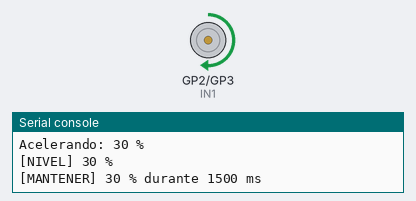
Bench run of a program on a simulated Raspberry Pi Pico running MicroPython. Parts: motor-driver pin pairs drawn as motors (green arrow = first pin HIGH = forward, orange = second pin HIGH = backward, longer = more drive, scaled by the enable pin), the last lines printed to the serial console.

Above: at 2.7 s.
At 16.6 s:
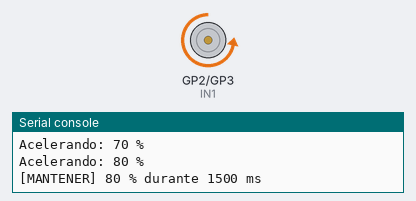
At 27.5 s:
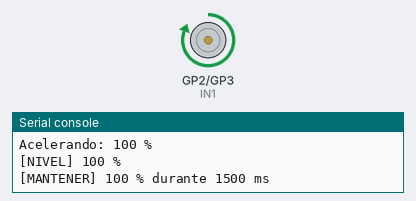
At 38.4 s:
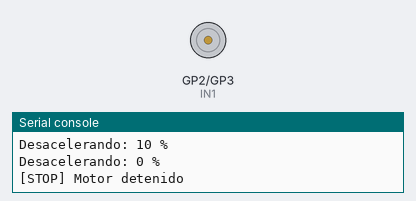
Timing chart, 0 to 39.9 s (numbered marks = the images above):
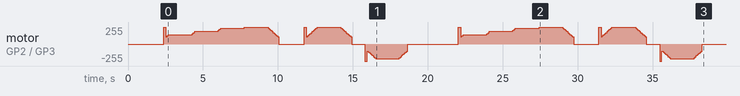

The program:

main.py
```python
from machine import Pin, PWM
from time import sleep_ms

PWM_FREQ = 150
MIN_DUTY = 35
KICK_MS = 150

IN1 = Pin(2, Pin.OUT)
IN2 = Pin(3, Pin.OUT)
ENA = PWM(Pin(4))
ENA.freq(PWM_FREQ)

IN1.value(0)
IN2.value(0)
ENA.duty_u16(0)

PASO_RAMPA = 10
DELAY_RAMPA_MS = 80
MANTENER_MS = 1500
PAUSA_INVERSION_MS = 800
PAUSA_CICLO_MS = 2500
NIVELES = [30, 60, 90, 100]

DETENIDO = 0
ADELANTE = 1
REVERSA = 2

velocidad_actual = 0
direccion_actual = DETENIDO

def duty_real(percent):
    if percent == 0:
        return 0
    real = MIN_DUTY + (100 - MIN_DUTY) * percent / 100
    return int(real * 65535 / 100)

def set_speed(percent):
    global velocidad_actual
    percent = int(max(0, min(100, percent)))

    if velocidad_actual == 0 and percent > 0:
        ENA.duty_u16(65535)
        sleep_ms(KICK_MS)

    ENA.duty_u16(duty_real(percent))
    velocidad_actual = percent

def forward():
    global direccion_actual
    IN1.value(1)
    IN2.value(0)
    direccion_actual = ADELANTE

def reverse():
    global direccion_actual
    IN1.value(0)
    IN2.value(1)
    direccion_actual = REVERSA

def stop():
    global direccion_actual
    set_speed(0)
    IN1.value(0)
    IN2.value(0)
    direccion_actual = DETENIDO

def ramp_to(start, end, step=10, delay_ms=100):
    if start == end:
        set_speed(end)
        return

    if start < end:
        paso = step
        etiqueta = "Acelerando"
    else:
        paso = -step
        etiqueta = "Desacelerando"

    for speed in range(start, end, paso):
        set_speed(speed)
        print(f"{etiqueta}: {speed} %")
        sleep_ms(delay_ms)

    set_speed(end)
    print(f"{etiqueta}: {end} %")

def cambiar_direccion(nueva):
    if nueva == direccion_actual:
        return

    if velocidad_actual > 0:
        print("[SEGURIDAD] Bajando a 0 % antes de cambiar de direccion")
        ramp_to(velocidad_actual, 0, PASO_RAMPA, DELAY_RAMPA_MS)

    stop()
    sleep_ms(PAUSA_INVERSION_MS)

    if nueva == ADELANTE:
        print("[DIRECCION] FORWARD")
        forward()
    elif nueva == REVERSA:
        print("[DIRECCION] REVERSE")
        reverse()

def mantener(ms):
    print(f"[MANTENER] {velocidad_actual} % durante {ms} ms")
    sleep_ms(ms)

def prueba_niveles():
    print("\n########## PRUEBA DE VELOCIDADES (DO 04) ##########")
    cambiar_direccion(ADELANTE)
    for nivel in NIVELES:
        ramp_to(velocidad_actual, nivel, PASO_RAMPA, DELAY_RAMPA_MS)
        print(f"[NIVEL] {nivel} %")
        mantener(MANTENER_MS)
    ramp_to(velocidad_actual, 0, PASO_RAMPA, DELAY_RAMPA_MS)
    print("[STOP] Motor detenido")
    stop()
    sleep_ms(PAUSA_INVERSION_MS)

def secuencia_challenge():
    print("\n RETO 06")
    cambiar_direccion(ADELANTE)
    ramp_to(0, 100, PASO_RAMPA, DELAY_RAMPA_MS)
    mantener(MANTENER_MS)
    cambiar_direccion(REVERSA)
    ramp_to(0, 80, PASO_RAMPA, DELAY_RAMPA_MS)
    mantener(MANTENER_MS)
    ramp_to(80, 0, PASO_RAMPA, DELAY_RAMPA_MS)
    print("[STOP] Motor detenido")
    stop()

print("RETO 06 - SMART MOTOR CONTROLLER")
print(f"Pines: GP2 = IN1, GP3 = IN2, GP4 = ENA/PWM @ ({PWM_FREQ} Hz)")
print(f"Zona muerta compensada: 1 % logico = {MIN_DUTY} % real")
stop()
sleep_ms(1500)

numero_ciclo = 0

while True:
    numero_ciclo += 1
    print(60 * "=")
    print(f"    CICLO {numero_ciclo}")
    prueba_niveles()
    secuencia_challenge()
    sleep_ms(PAUSA_CICLO_MS)
```
